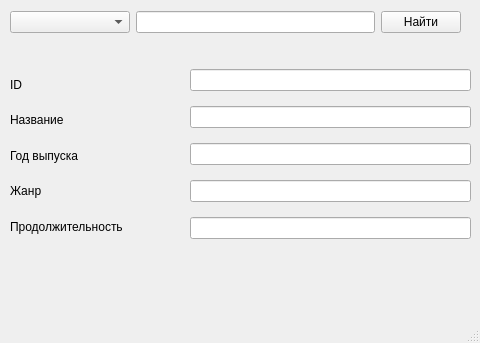
<?xml version="1.0" encoding="UTF-8"?>
<ui version="4.0">
 <class>MainWindow</class>
 <widget class="QMainWindow" name="MainWindow">
  <property name="geometry">
   <rect>
    <x>0</x>
    <y>0</y>
    <width>480</width>
    <height>343</height>
   </rect>
  </property>
  <property name="windowTitle">
   <string>Поиск по фильмам</string>
  </property>
  <widget class="QWidget" name="centralwidget">
   <widget class="QWidget" name="verticalLayoutWidget">
    <property name="geometry">
     <rect>
      <x>0</x>
      <y>0</y>
      <width>471</width>
      <height>45</height>
     </rect>
    </property>
    <layout class="QVBoxLayout" name="verticalLayout">
     <item>
      <layout class="QHBoxLayout" name="horizontalLayout">
       <property name="leftMargin">
        <number>10</number>
       </property>
       <property name="topMargin">
        <number>10</number>
       </property>
       <property name="rightMargin">
        <number>10</number>
       </property>
       <property name="bottomMargin">
        <number>10</number>
       </property>
       <item>
        <widget class="QComboBox" name="comboBox">
         <property name="minimumSize">
          <size>
           <width>120</width>
           <height>0</height>
          </size>
         </property>
         <property name="maximumSize">
          <size>
           <width>120</width>
           <height>16777215</height>
          </size>
         </property>
         <property name="font">
          <font>
           <weight>75</weight>
           <bold>true</bold>
          </font>
         </property>
        </widget>
       </item>
       <item>
        <widget class="QLineEdit" name="search_txt"/>
       </item>
       <item>
        <widget class="QPushButton" name="search_btn">
         <property name="text">
          <string>Найти</string>
         </property>
        </widget>
       </item>
      </layout>
     </item>
    </layout>
   </widget>
   <widget class="QWidget" name="verticalLayoutWidget_2">
    <property name="geometry">
     <rect>
      <x>190</x>
      <y>60</y>
      <width>281</width>
      <height>191</height>
     </rect>
    </property>
    <layout class="QVBoxLayout" name="verticalLayout_2">
     <item>
      <widget class="QLineEdit" name="lineEdit_id"/>
     </item>
     <item>
      <widget class="QLineEdit" name="lineEdit_title"/>
     </item>
     <item>
      <widget class="QLineEdit" name="lineEdit_year"/>
     </item>
     <item>
      <widget class="QLineEdit" name="lineEdit_genre"/>
     </item>
     <item>
      <widget class="QLineEdit" name="lineEdit_duration"/>
     </item>
    </layout>
   </widget>
   <widget class="QWidget" name="verticalLayoutWidget_3">
    <property name="geometry">
     <rect>
      <x>10</x>
      <y>70</y>
      <width>160</width>
      <height>171</height>
     </rect>
    </property>
    <layout class="QVBoxLayout" name="verticalLayout_3">
     <item>
      <widget class="QLabel" name="label_2">
       <property name="text">
        <string>ID</string>
       </property>
      </widget>
     </item>
     <item>
      <widget class="QLabel" name="label">
       <property name="text">
        <string>Название</string>
       </property>
      </widget>
     </item>
     <item>
      <widget class="QLabel" name="label_3">
       <property name="text">
        <string>Год выпуска</string>
       </property>
      </widget>
     </item>
     <item>
      <widget class="QLabel" name="label_4">
       <property name="text">
        <string>Жанр</string>
       </property>
      </widget>
     </item>
     <item>
      <widget class="QLabel" name="label_5">
       <property name="text">
        <string>Продолжительность</string>
       </property>
      </widget>
     </item>
    </layout>
   </widget>
   <widget class="QLabel" name="error_lbl">
    <property name="geometry">
     <rect>
      <x>20</x>
      <y>270</y>
      <width>91</width>
      <height>16</height>
     </rect>
    </property>
    <property name="text">
     <string/>
    </property>
   </widget>
  </widget>
  <widget class="QMenuBar" name="menubar">
   <property name="geometry">
    <rect>
     <x>0</x>
     <y>0</y>
     <width>480</width>
     <height>21</height>
    </rect>
   </property>
  </widget>
  <widget class="QStatusBar" name="statusbar"/>
 </widget>
 <resources/>
 <connections/>
</ui>
